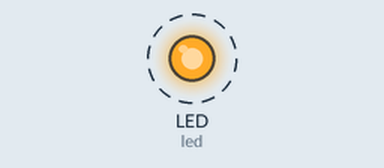
A program run on a simulated CircuitPython board. Parts: output pins drawn as LEDs (lit = HIGH). Dashed ring = blinking. What the program prints to the serial console is not drawn.

Above: at 0.5 s.
Timing chart, 0 to 4.6 s (numbered marks = the images above):
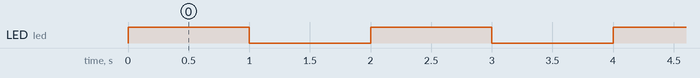

Measured:
- by itself, LED (led): alternates HIGH for 1.0 s and LOW for 1.0 s

The program:

blink.py
```python
"""Example for Pico. Turns on the built-in LED."""
import board
import digitalio
import time

led = digitalio.DigitalInOut(board.LED)
led.direction = digitalio.Direction.OUTPUT

while True:
    led.value = True
    print("This is a test")
    time.sleep(1)
    led.value = False
    time.sleep(1)
```
